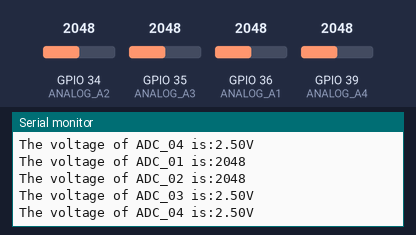
A sketch run on a simulated ESP32. On the bench: the last lines printed to the serial monitor. The test bench sets the inputs (shaded band); at power-on: GPIO 34 (ANALOG_A2) = 2048, GPIO 35 (ANALOG_A3) = 2048, GPIO 36 (ANALOG_A1) = 2048, GPIO 39 (ANALOG_A4) = 2048.

Above: at 2.2 s.
2.3 s: GPIO 34 (ANALOG_A2) set to 2866
At 3.6 s:
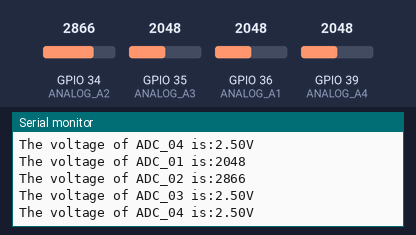
3.8 s: GPIO 35 (ANALOG_A3) set to 2866
At 4.8 s:
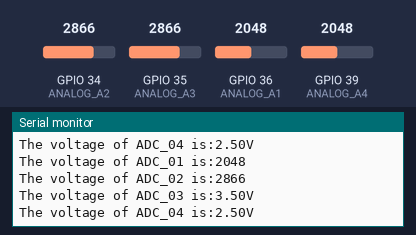
5.3 s: GPIO 36 (ANALOG_A1) set to 2866
6.8 s: GPIO 39 (ANALOG_A4) set to 2866
At 7.8 s:
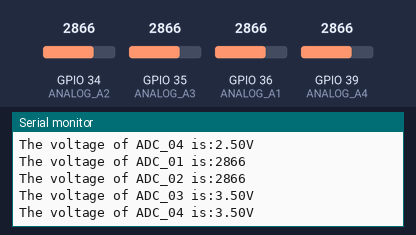
8.3 s: GPIO 34 (ANALOG_A2) set to 3972
At 9.6 s:
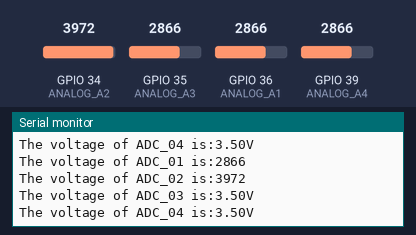
9.8 s: GPIO 35 (ANALOG_A3) set to 3972
At 10.9 s:
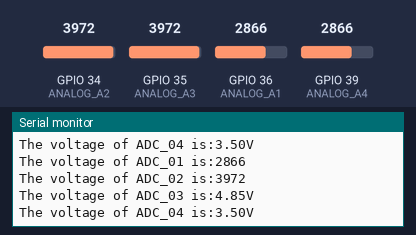
Timing chart, 0 to 12.3 s (numbered marks = the images above; inputs shaded):
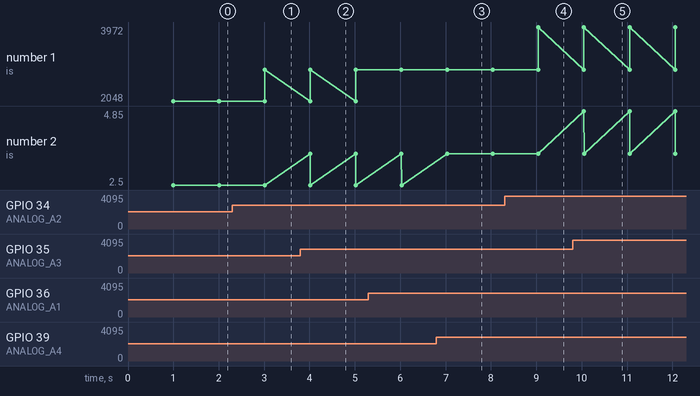

Measured:
- after the input at 2.3 s, the serial monitor: prints a new line after 0.71 s (image 1)
- after the input at 3.8 s, the serial monitor: prints a new line after 0.22 s (image 2)
- after the input at 6.8 s, the serial monitor: prints a new line after 0.24 s (image 3)
- after the input at 8.3 s, the serial monitor: prints a new line after 0.74 s (image 4)
- after the input at 9.8 s, the serial monitor: prints a new line after 0.25 s (image 5)
- plotted number 1: 2048 → 2866 after the input at 2.3 s, 2866 → 3972 after the input at 8.3 s

The sketch:

03.Analog_input_detect.ino
```cpp
#include "Arduino.h"

#define ANALOG_A1   36        // IO36
#define ANALOG_A2   34        // IO34
#define ANALOG_A3   35        // IO35
#define ANALOG_A4   39        // IO39

void setup()
{
	Serial.begin(115200);
	delay(1000);

  pinMode(ANALOG_A1,INPUT);
  pinMode(ANALOG_A2,INPUT);
  pinMode(ANALOG_A3,INPUT);
  pinMode(ANALOG_A4,INPUT);
}

void loop()
{

  int A3 = analogRead(ANALOG_A3);
  int A4 = analogRead(ANALOG_A4);

  float VO3 = A3*(5.0/4095);
  float VO4 = A4*(5.0/4095);
  Serial.printf("The voltage of ADC_01 is:%d\n", analogRead(ANALOG_A1));   // Print the data of ANALOG_A1 4~20MA
  Serial.printf("The voltage of ADC_02 is:%d\n", analogRead(ANALOG_A2));   // Print the data of ANALOG_A2  4~20MA
  Serial.printf("The voltage of ADC_03 is:%.2fV\n", VO3);   // Print the voltage of ADC_03   0-5V
  Serial.printf("The voltage of ADC_04 is:%.2fV\n", VO4);   // Print the voltage of ADC_04   0-5V
  Serial.println();
  delay(1000);

}
```
